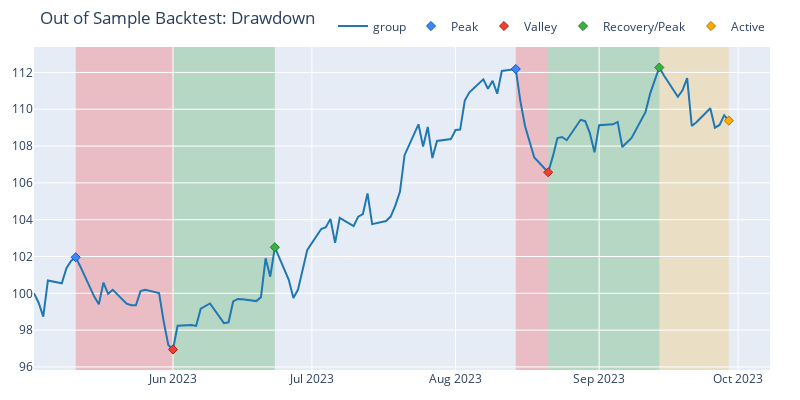

This figure's notebook cell:
### Code cell
pyopt_pf.drawdowns.plot(top_n=3, width=800, height=400, title='Out of Sample Backtest: Drawdown').show()

### Figure 1 — Plotly figure (JSON) as saved in the notebook; plotly's stock layout.template omitted (floating-point values rounded to 4 significant figures)
{"data": [{"line": {"color": "#1f77b4"}, "name": "group", "showlegend": true, "type": "scatter", "uid": "15c23b0c-6814-44a6-b3c0-6f6d740b7cc9", "x": ["2023-05-02T00:00:00", "2023-05-03T00:00:00", "2023-05-04T00:00:00", "2023-05-05T00:00:00", "2023-05-08T00:00:00", "2023-05-09T00:00:00", "2023-05-10T00:00:00", "2023-05-11T00:00:00", "2023-05-12T00:00:00", "2023-05-15T00:00:00", "2023-05-16T00:00:00", "2023-05-17T00:00:00", "2023-05-18T00:00:00", "2023-05-19T00:00:00", "2023-05-22T00:00:00", "2023-05-23T00:00:00", "2023-05-24T00:00:00", "2023-05-25T00:00:00", "2023-05-26T00:00:00", "2023-05-29T00:00:00", "2023-05-30T00:00:00", "2023-05-31T00:00:00", "2023-06-01T00:00:00", "2023-06-02T00:00:00", "2023-06-05T00:00:00", "2023-06-06T00:00:00", "2023-06-07T00:00:00", "2023-06-09T00:00:00", "2023-06-12T00:00:00", "2023-06-13T00:00:00", "2023-06-14T00:00:00", "2023-06-15T00:00:00", "2023-06-16T00:00:00", "2023-06-19T00:00:00", "2023-06-20T00:00:00", "2023-06-21T00:00:00", "2023-06-22T00:00:00", "2023-06-23T00:00:00", "2023-06-26T00:00:00", "2023-06-27T00:00:00", "2023-06-28T00:00:00", "2023-06-29T00:00:00", "2023-06-30T00:00:00", "2023-07-03T00:00:00", "2023-07-04T00:00:00", "2023-07-05T00:00:00", "2023-07-06T00:00:00", "2023-07-07T00:00:00", "2023-07-10T00:00:00", "2023-07-11T00:00:00", "2023-07-12T00:00:00", "2023-07-13T00:00:00", "2023-07-14T00:00:00", "2023-07-17T00:00:00", "2023-07-18T00:00:00", "2023-07-19T00:00:00", "2023-07-20T00:00:00", "2023-07-21T00:00:00", "2023-07-24T00:00:00", "2023-07-25T00:00:00", "2023-07-26T00:00:00", "2023-07-27T00:00:00", "2023-07-28T00:00:00", "2023-07-31T00:00:00", "2023-08-01T00:00:00", "2023-08-02T00:00:00", "2023-08-03T00:00:00", "2023-08-04T00:00:00", "2023-08-07T00:00:00", "2023-08-08T00:00:00", "2023-08-09T00:00:00", "2023-08-10T00:00:00", "2023-08-11T00:00:00", "2023-08-14T00:00:00", "2023-08-15T00:00:00", "2023-08-16T00:00:00", "2023-08-18T00:00:00", "2023-08-21T00:00:00", "2023-08-22T00:00:00", "2023-08-23T00:00:00", "2023-08-24T00:00:00", "2023-08-25T00:00:00", "2023-08-28T00:00:00", "2023-08-29T00:00:00", "2023-08-30T00:00:00", "2023-08-31T00:00:00", "2023-09-01T00:00:00", "2023-09-04T00:00:00", "2023-09-05T00:00:00", "2023-09-06T00:00:00", "2023-09-08T00:00:00", "2023-09-11T00:00:00", "2023-09-12T00:00:00", "2023-09-13T00:00:00", "2023-09-14T00:00:00", "2023-09-15T00:00:00", "2023-09-18T00:00:00", "2023-09-19T00:00:00", "2023-09-20T00:00:00", "2023-09-21T00:00:00", "2023-09-22T00:00:00", "2023-09-25T00:00:00", "2023-09-26T00:00:00", "2023-09-27T00:00:00", "2023-09-28T00:00:00", "2023-09-29T00:00:00"], "y": [100, 99.49, 98.73, 100.7, 100.5, 101.4, 101.8, 102.0, 101.5, 99.82, 99.41, 100.6, 99.97, 100.2, 99.44, 99.35, 99.35, 100.1, 100.2, 100.0, 98.46, 97.2, 96.95, 98.24, 98.27, 98.23, 99.16, 99.45, 98.38, 98.43, 99.56, 99.69, 99.68, 99.58, 99.79, 101.9, 100.9, 102.5, 100.7, 99.75, 100.2, 101.2, 102.4, 103.5, 103.6, 104.0, 102.7, 104.1, 103.7, 104.2, 104.3, 105.4, 103.8, 103.9, 104.2, 104.8, 105.5, 107.5, 109.2, 108.0, 109.0, 107.3, 108.3, 108.4, 108.9, 108.9, 110.5, 110.9, 111.6, 111.1, 111.5, 110.8, 112.1, 112.2, 110.4, 109.1, 107.4, 106.6, 107.4, 108.4, 108.5, 108.3, 109.4, 109.4, 108.7, 107.7, 109.1, 109.2, 109.3, 108.0, 108.4, 109.8, 110.8, 111.6, 112.3, 111.8, 110.7, 111.0, 111.7, 109.1, 109.3, 110.1, 109.0, 109.1, 109.7, 109.4]}, {"customdata": [[2], [9]], "hovertemplate": "Drawdown Id: %{customdata[0]}<br>Peak Timestamp: %{x}<br>Peak Value: %{y}", "marker": {"color": "#4285F4", "line": {"color": "rgb(11,84,205)", "width": 1}, "size": 7, "symbol": "diamond"}, "mode": "markers", "name": "Peak", "type": "scatter", "uid": "35c84b81-1b46-4c2a-b6f3-172b971d54d2", "x": ["2023-05-11T00:00:00", "2023-08-14T00:00:00"], "y": [102.0, 112.2]}, {"customdata": [["2", "-0.04914427725279862", "15 days 00:00:00"], ["9", "-0.0499973473626324", "4 days 00:00:00"]], "hovertemplate": "Drawdown Id: %{customdata[0]}<br>Valley Timestamp: %{x}<br>Valley Value: %{y}<br>Drawdown: %{customdata[1]:.2%}<br>Duration: %{customdata[2]}", "marker": {"color": "#EA4335", "line": {"color": "rgb(181,31,18)", "width": 1}, "size": 7, "symbol": "diamond"}, "mode": "markers", "name": "Valley", "type": "scatter", "uid": "ae98866f-89c9-4793-83df-086a476f99f2", "x": ["2023-06-01T00:00:00", "2023-08-21T00:00:00"], "y": [96.95, 106.6]}, {"customdata": [["2", "0.05727488556922035", "15 days 00:00:00"], ["9", "0.05337887045027688", "17 days 00:00:00"]], "hovertemplate": "Drawdown Id: %{customdata[0]}<br>End Timestamp: %{x}<br>End Value: %{y}<br>Return: %{customdata[1]:.2%}<br>Duration: %{customdata[2]}", "marker": {"color": "#37B13F", "line": {"color": "rgb(38,123,44)", "width": 1}, "size": 7, "symbol": "diamond"}, "mode": "markers", "name": "Recovery/Peak", "type": "scatter", "uid": "68395eab-f8fd-4027-a7b4-fe0139ab5194", "x": ["2023-06-23T00:00:00", "2023-09-14T00:00:00"], "y": [102.5, 112.3]}, {"customdata": [["10", "-0.029099228967527195", "11 days 00:00:00"]], "hovertemplate": "Drawdown Id: %{customdata[0]}<br>End Timestamp: %{x}<br>End Value: %{y}<br>Return: %{customdata[1]:.2%}<br>Duration: %{customdata[2]}", "marker": {"color": "#FFAA00", "line": {"color": "rgb(178,118,0)", "width": 1}, "size": 7, "symbol": "diamond"}, "mode": "markers", "name": "Active", "type": "scatter", "uid": "9dfccd0c-0c32-490c-9d64-9469238438f7", "x": ["2023-09-29T00:00:00"], "y": [109.4]}], "layout": {"height": 400, "legend": {"orientation": "h", "traceorder": "normal", "x": 1, "xanchor": "right", "y": 1.02, "yanchor": "bottom"}, "margin": {"b": 30, "l": 30, "r": 30, "t": 30}, "shapes": [{"fillcolor": "red", "layer": "below", "line": {"width": 0}, "opacity": 0.2, "type": "rect", "x0": "2023-05-11T00:00:00", "x1": "2023-06-01T00:00:00", "xref": "x", "y0": 0, "y1": 1, "yref": "paper"}, {"fillcolor": "red", "layer": "below", "line": {"width": 0}, "opacity": 0.2, "type": "rect", "x0": "2023-08-14T00:00:00", "x1": "2023-08-21T00:00:00", "xref": "x", "y0": 0, "y1": 1, "yref": "paper"}, {"fillcolor": "green", "layer": "below", "line": {"width": 0}, "opacity": 0.2, "type": "rect", "x0": "2023-06-01T00:00:00", "x1": "2023-06-23T00:00:00", "xref": "x", "y0": 0, "y1": 1, "yref": "paper"}, {"fillcolor": "green", "layer": "below", "line": {"width": 0}, "opacity": 0.2, "type": "rect", "x0": "2023-08-21T00:00:00", "x1": "2023-09-14T00:00:00", "xref": "x", "y0": 0, "y1": 1, "yref": "paper"}, {"fillcolor": "orange", "layer": "below", "line": {"width": 0}, "opacity": 0.2, "type": "rect", "x0": "2023-09-14T00:00:00", "x1": "2023-09-29T00:00:00", "xref": "x", "y0": 0, "y1": 1, "yref": "paper"}], "title": {"text": "Out of Sample Backtest: Drawdown"}, "width": 800}}
